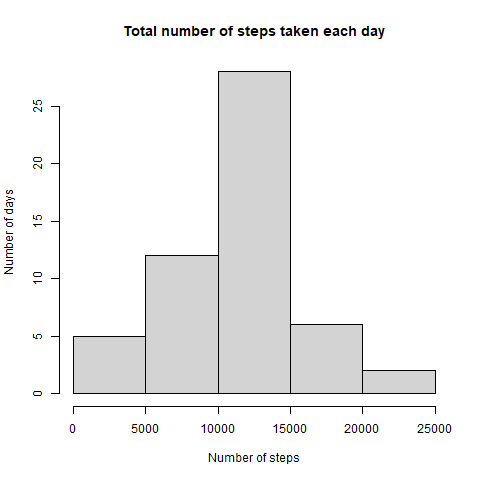

Source code (R):
setwd("D:/Akhil/course_era/R/C5/W2")
activity <- read.csv("activity.csv")
activity <- na.omit(activity)
activity[,2] <- as.Date(activity[,2])

library(dplyr)
x <- group_by(activity, date)
y <- summarize(x, sum(steps))

png(file = "q1.png")
hist(y$`sum(steps)`, ylab = "Number of days", xlab = "Number of steps", 
     main = "Total number of steps taken each day")
dev.off()
